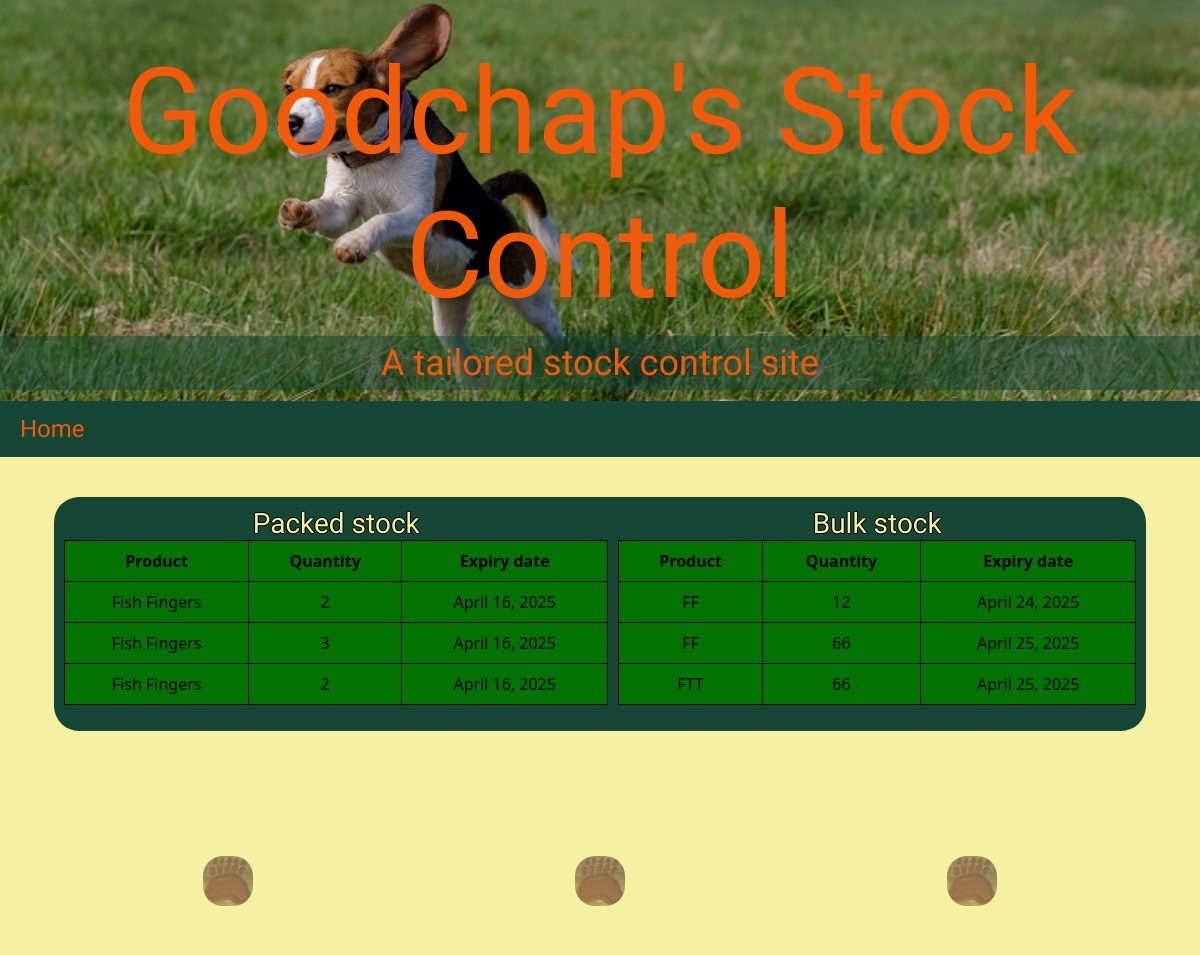
The app's page / (upper part), older data.
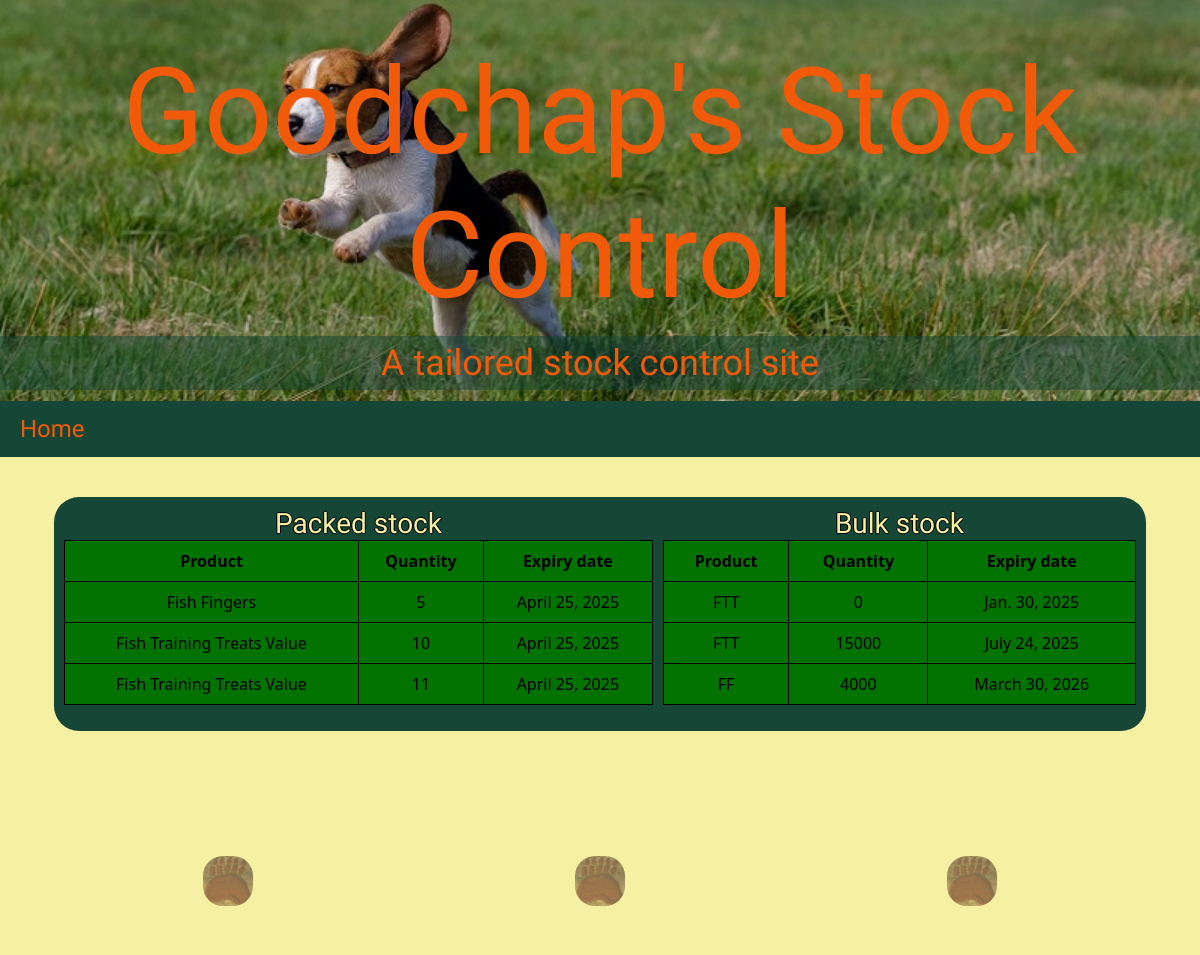
The same page, newer data.
### stock/models.py (models this page shows)
class PackedStock(models.Model):
    product = models.ForeignKey(Product, on_delete=models.CASCADE, related_name='packed_stocks')
    expiry_date = models.DateField(default=datetime.date(2025, 1, 1))
    batch = models.IntegerField()
    quantity = models.IntegerField(default=0)
    weight = models.IntegerField(help_text="Weight per pack in grams")
    def __str__(self):
        return f"{self.product.name} - {self.quantity}"

class Product(models.Model):
    name = models.CharField(max_length=100)
    label_code = models.CharField(max_length=50, unique=True)  # e.g., "FTT", "FTTV", "FF"
    def __str__(self):
        return self.name

class BulkStock(models.Model):
    name = models.CharField(max_length=100, default="Bulk")  # e.g., "FTT Bulk"
    quantity = models.IntegerField(default=0)  # e.g., available in grams
    expiry_date = models.DateField(default=datetime.date(2025, 1, 1))
    batch = models.IntegerField()
    products = models.ManyToManyField(Product, related_name='bulk_stocks', blank=True)
    def __str__(self):
        return f"{self.name} - {self.quantity} (Expiry: {self.expiry_date}, Batch: {self.batch})"

### home/views.py (the view)
# urls.py: path('', views.home, name='home'),
def home(request):
    print("Displaying short dated stock")
    packed_stock = PackedStock.objects.all().order_by('expiry_date')[:3]
    if packed_stock.exists():
        print(packed_stock)
    bulk_stock = BulkStock.objects.all().order_by('expiry_date')[:3]
    if bulk_stock.exists():
        print(bulk_stock)
    return render(request, "home/home.html", {
        'first_packed_stock': packed_stock,
        'first_bulk_stock': bulk_stock,})

### home/templates/home/home.html (shortened to what this page needs)
{% extends "base.html" %}
{% block content %}
{% load static %}
<div class="container">
    <div class="container">
        <div class="short-dated">
            <div>
                <h3 class="card-title">Packed stock</h3>
                <table class="stock-table table">
                    <thead>
                        <tr>
                            <th>Product</th>
                            <th>Quantity</th>
                            <th>Expiry date</th>
                        </tr>
                    </thead>
                    <tbody>
                        {% for stock in first_packed_stock %}
                            <tr>
                                <td>{{ stock.product }}</td>
                                <td>{{ stock.quantity }}</td>
                                <td>{{ stock.expiry_date }}</td>
                            </tr>
                        {% endfor %}
                    </tbody>
                </table>
            </div>
            <div>
                <h3 class="card-title">Bulk stock</h3>
                <table class="stock-table table">
                    <thead>
                        <tr>
                            <th>Product</th>
                            <th>Quantity</th>
                            <th>Expiry date</th>
                        </tr>
                    </thead>
                    <tbody>
                        {% for stock in first_bulk_stock %}
                            <tr>
                                <td>{{ stock.name }}</td>
                                <td>{{ stock.quantity }}</td>
                                <td>{{ stock.expiry_date }}</td>
                            </tr>
                        {% endfor %}
                    </tbody>
                </table>
            </div>
        </div>
    <div class="row spacer">
        <div class="col">
            <img src="{% static 'images/pawprint.jpg' %}" class="spacer-img" alt="Pawprint">
        </div>
        <div class="col">
            <img src="{% static 'images/pawprint.jpg' %}" class="spacer-img" alt="Pawprint">
        </div>
        <div class="col">
            <img src="{% static 'images/pawprint.jpg' %}" class="spacer-img" alt="Pawprint">
        </div>
    </div>
</div>
{% endblock %}

### templates/base.html (shortened to what this page needs)
{% load static %}
<!DOCTYPE html>
<html lang="en">
<head>
    <link href="https://cdn.jsdelivr.net/npm/bootstrap@5.3.3/dist/css/bootstrap.min.css" rel="stylesheet">
    <link rel="stylesheet" href="{% static 'css/style.css' %}">
</head>
<body>
    <header>
        <div id="header-text">
            <h1 class="text-center">Goodchap's Stock Control</h1>
            <p id="catchline">A tailored stock control site</p>
        </div>
        <img src="{% static 'images/banner_img_xs.jpg' %}" alt="Goodchaps logo" id="img-banner">
    </header>
    <nav class="navbar navbar-expand-sm" id="header-navbar">
        <a class="navbar-brand" href="{% url 'home' %}" aria-label="home">Home</a>
    </nav>
    <main>
        {% block content %}{% endblock content %}
    </main>
</body>
</html>

### static/css/style.css (style rules this page uses)
body { background-color: #F6F0A2; }
#footer-navbar, #header-navbar { background-color: #154636; }
h1, .nav-link, .navbar-brand, #catchline { color: #F15A09; }
h3 { color: #F15A09; }
.card-title { color: #F6F0A2; text-shadow: -1px 0 black, 0 1px black, 1px 0 black, 0 -1px black; }
#catchline { background: rgba(21, 70, 54, 0.5); }
h1 { font-family: 'Black And White Picture', sans-serif; font-size: 10vw; text-align: center; vertical-align: baseline; }
#catchline { font-family: 'Black And White Picture', sans-serif; font-size: 3vw; text-align: center; vertical-align: baseline; }
.nav-link, .navbar-brand { font-family: 'Sansita', sans-serif; font-size: 1.5em; }
.card-title { font-family: 'Sansita', sans-serif; text-align: center; }
p, .text-link, h3, .post-title { font-family: 'Sansita', sans-serif; }
.stock-table { text-align: center; }
.navbar, .navbar-expand-sm .navbar-nav .nav-link { padding: 0; }
.nav-link, .navbar-brand { margin: 5px 20px; }
.spacer { display: flex; align-items: center; height: 300px; }
.spacer>div { text-align: center; }
.spacer-img { height: 50px; width: 50px; opacity: 0.6; border-radius: 40%; }
.short-dated { margin-top: 40px; padding: 10px; border-radius: 25px; }
body { min-height: 100vh; display: flex; flex-direction: column; }
header { position: relative; }
#header-text { position: absolute; top: 10%; width: 100%; text-align: center; }
#img-banner { width: 100%; height: auto; }
th, td { border: 1px solid black; padding-left: 5%; }
.stock-table { width: 100%; --bs-body-bg: rgb(2, 114, 0); }
.short-dated { display: grid; grid-template-columns: auto auto; grid-gap: 10px; background-color: #154636; }

Row changes from the older to the newer data that the page shows:
removed PackedStock: product "Fish Fingers", quantity "2", expiry_date "April 16, 2025"
removed PackedStock: product "Fish Fingers", quantity "3", expiry_date "April 16, 2025"
removed PackedStock: product "Fish Fingers", quantity "2", expiry_date "April 16, 2025"
removed BulkStock: name "FF", quantity "12", expiry_date "April 24, 2025"
removed BulkStock: name "FF", quantity "66", expiry_date "April 25, 2025"
removed BulkStock: name "FTT", quantity "66", expiry_date "April 25, 2025"
added PackedStock: product "Fish Fingers", quantity "5", expiry_date "April 25, 2025"
added PackedStock: product "Fish Training Treats Value", quantity "10", expiry_date "April 25, 2025"
added PackedStock: product "Fish Training Treats Value", quantity "11", expiry_date "April 25, 2025"
added BulkStock: name "FTT", quantity "0", expiry_date "Jan. 30, 2025"
added BulkStock: name "FTT", quantity "15000", expiry_date "July 24, 2025"
now on this page (row edited): BulkStock: name "FF", quantity "4000", expiry_date "March 30, 2026"
